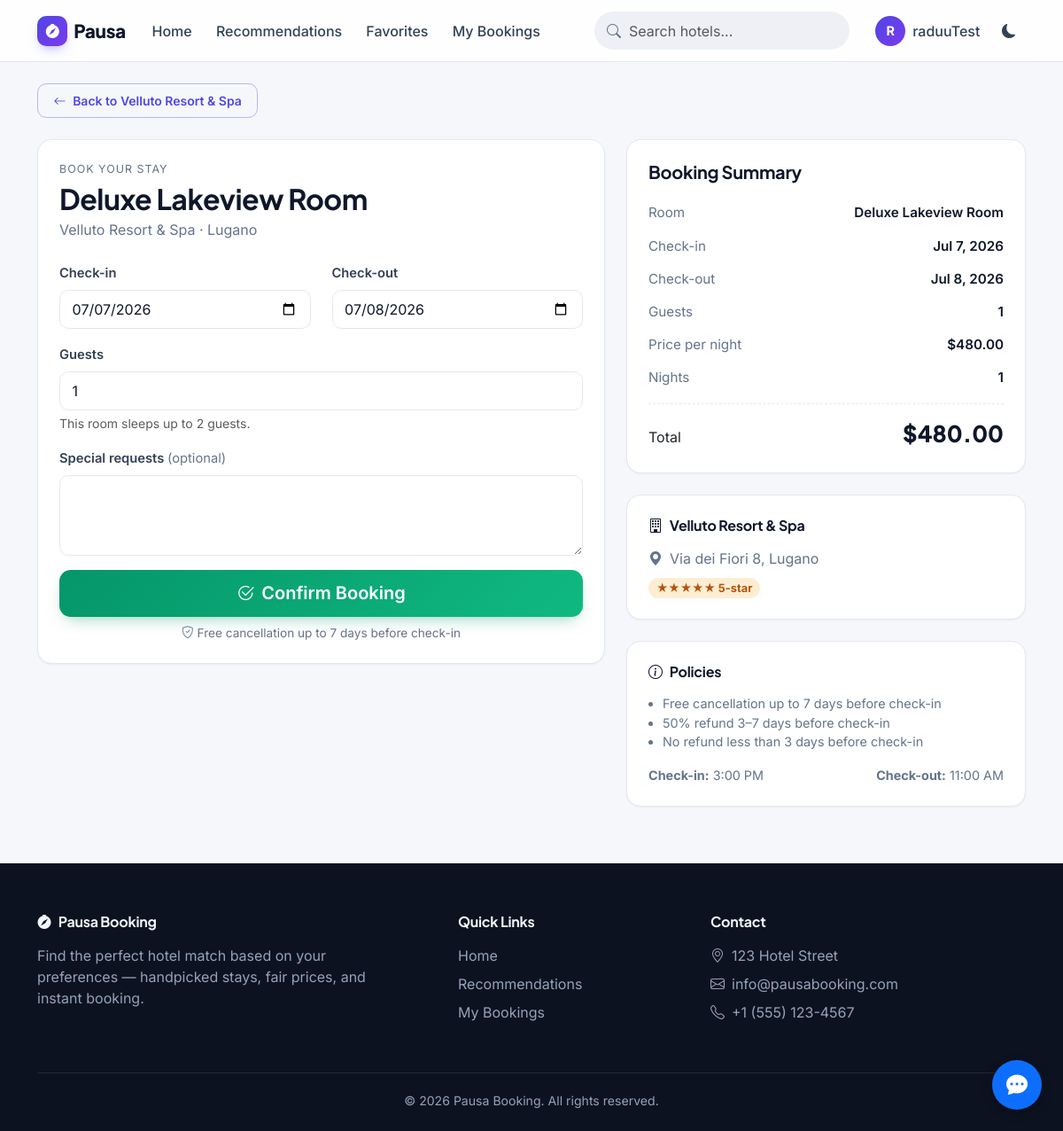
The page /bookings/bookings/room/1/ (signed in) on the database its author committed.
### accounts/models.py (models this page shows, shortened)
class User(AbstractUser):
    phone_number = models.CharField(max_length=15, blank=True)
    profile_picture = models.ImageField(upload_to='profile_pics/', blank=True, null=True)

### hotels/models.py (models this page shows, shortened)
class Hotel(models.Model):
    name = models.CharField(max_length=200)
    description = models.TextField()
    address = models.CharField(max_length=255)
    city = models.CharField(max_length=100)
    district = models.CharField(max_length=100, blank=True)
    star_rating = models.PositiveSmallIntegerField(default=3)
    image = models.ImageField(upload_to='hotel_images/', blank=True, null=True)
    is_pet_friendly = models.BooleanField(default=False)
    is_family_friendly = models.BooleanField(default=False)
    latitude = models.FloatField(null=True, blank=True)
    longitude = models.FloatField(null=True, blank=True)
    created_at = models.DateTimeField(auto_now_add=True)
    updated_at = models.DateTimeField(auto_now=True)

class Room(models.Model):
    hotel = models.ForeignKey(Hotel, on_delete=models.CASCADE, related_name='rooms')
    name = models.CharField(max_length=100)
    description = models.TextField()
    price = models.DecimalField(max_digits=10, decimal_places=2)
    capacity = models.PositiveSmallIntegerField(default=2)
    is_available = models.BooleanField(default=True)

### bookings/views.py (the view)
# urls.py: path('bookings/room/<int:room_id>/', views.create_booking, name='create_booking'),
@login_required
def create_booking(request, room_id):
    room = get_object_or_404(Room, id=room_id)
    hotel = room.hotel
    if request.method == 'POST':
        data = request.POST.copy()
        if 'check_in' in data and 'check_in_date' not in data:
            data['check_in_date'] = data['check_in']
        if 'check_out' in data and 'check_out_date' not in data:
            data['check_out_date'] = data['check_out']
        form = BookingForm(data)
        if form.is_valid():
            try:
                booking = Booking()
                booking.user = request.user
                booking.room = room
                booking.check_in_date = form.cleaned_data['check_in_date']
                booking.check_out_date = form.cleaned_data['check_out_date']
                booking.guests = form.cleaned_data['guests']
                booking.special_requests = form.cleaned_data.get('special_requests', '')
                nights = (booking.check_out_date - booking.check_in_date).days
                booking.total_price = room.price * nights
                booking.save()
                email_sent = send_booking_confirmation_email(booking, request)
                if email_sent:
                    messages.success(request, f"Booking created! A confirmation email was sent to {request.user.email}.")
                else:
                    messages.success(request, "Your booking has been created successfully!")
                return redirect('booking_detail', booking_id=booking.id)
            except ValidationError as e:
                if hasattr(e, 'message_dict'):
                    for field, errors in e.message_dict.items():
                        for error in errors:
                            form.add_error(field if field else None, error)
                else:
                    form.add_error(None, str(e))
            except Exception as e:
                form.add_error(None, f"An unexpected error occurred: {str(e)}")
    else:
        def parse_date(value):
            try:
                return datetime.strptime(value, '%Y-%m-%d').date()
            except (TypeError, ValueError):
                return None
        initial_data = {}
        check_in = parse_date(request.GET.get('check_in'))
        check_out = parse_date(request.GET.get('check_out'))
        guests = request.GET.get('guests', 1)
        if check_in:
            initial_data['check_in_date'] = check_in
        if check_out:
            initial_data['check_out_date'] = check_out
        if guests:
            initial_data['guests'] = guests
        form = BookingForm(initial=initial_data)
    context = {
        'form': form,
        'room': room,
        'hotel': hotel,
    }
    return render(request, 'booking/booking_form.html', context)

### bookings/forms.py (shortened to what this page needs)
class BookingForm(forms.ModelForm):
    class Meta:
        model = Booking
        fields = ['check_in_date', 'check_out_date', 'guests', 'special_requests']
        widgets = {
            'check_in_date': DateInput(attrs={'class': 'form-control'}),
            'check_out_date': DateInput(attrs={'class': 'form-control'}),
            'guests': forms.NumberInput(attrs={'class': 'form-control', 'min': '1'}),
            'special_requests': forms.Textarea(attrs={'class': 'form-control', 'rows': '3'}),
        }

### templates/booking/booking_form.html (shortened to what this page needs)
{% extends 'base.html' %}
{% block content %}
<div class="mb-4">
    <a href="{% url 'hotel_detail' room.hotel.id %}" class="btn btn-outline-primary btn-sm">
        <i class="bi bi-arrow-left me-1"></i> Back to {{ hotel.name }}
    </a>
</div>
<div class="row g-4">
    <div class="col-lg-7">
        <div class="card">
            <div class="card-body p-4">
                <p class="text-muted mb-1 text-uppercase" style="font-size: .78rem; letter-spacing: .08em;">Book your stay</p>
                <h2 class="mb-1">{{ room.name }}</h2>
                <p class="text-muted mb-4">{{ hotel.name }} &middot; {{ hotel.city }}</p>
                <form method="post" id="booking-form" novalidate>
                    <div class="row">
                        <div class="col-md-6 mb-3 {% if form.check_in_date.errors %}field-error{% endif %}">
                            <label for="{{ form.check_in_date.id_for_label }}" class="form-label">Check-in</label>
                            {{ form.check_in_date }}
                        </div>
                        <div class="col-md-6 mb-3 {% if form.check_out_date.errors %}field-error{% endif %}">
                            <label for="{{ form.check_out_date.id_for_label }}" class="form-label">Check-out</label>
                            {{ form.check_out_date }}
                        </div>
                    </div>
                    <div class="mb-3 {% if form.guests.errors %}field-error{% endif %}">
                        <label for="{{ form.guests.id_for_label }}" class="form-label">Guests</label>
                        {{ form.guests }}
                        <div class="form-text">This room sleeps up to {{ room.capacity }} guest{{ room.capacity|pluralize }}.</div>
                    </div>
                    <div class="mb-3 {% if form.special_requests.errors %}field-error{% endif %}">
                        <label for="{{ form.special_requests.id_for_label }}" class="form-label">Special requests <span class="text-muted fw-normal">(optional)</span></label>
                        {{ form.special_requests }}
                    </div>
                    <div class="d-grid">
                        <button type="submit" id="confirm-btn" class="btn btn-success btn-lg">
                            <i class="bi bi-check2-circle me-2"></i>Confirm Booking
                        </button>
                    </div>
                    <p class="text-muted text-center mt-2 mb-0" style="font-size: .85rem;">
                        <i class="bi bi-shield-check me-1"></i>Free cancellation up to 7 days before check-in
                    </p>
                </form>
            </div>
        </div>
    </div>
    <div class="col-lg-5">
        <div class="summary-sticky">
            <div class="card mb-4">
                <div class="card-body p-4">
                    <h5 class="mb-3">Booking Summary</h5>
                    <div class="summary-row">
                        <span class="label">Room</span>
                        <span class="value">{{ room.name }}</span>
                    </div>
                    <div class="summary-row">
                        <span class="label">Check-in</span>
                        <span class="value" id="check-in-display">&ndash;</span>
                    </div>
                    <div class="summary-row">
                        <span class="label">Check-out</span>
                        <span class="value" id="check-out-display">&ndash;</span>
                    </div>
                    <div class="summary-row">
                        <span class="label">Guests</span>
                        <span class="value" id="guest-count">1</span>
                    </div>
                    <div class="summary-row">
                        <span class="label">Price per night</span>
                        <span class="value">${{ room.price|floatformat:2 }}</span>
                    </div>
                    <div class="summary-row">
                        <span class="label">Nights</span>
                        <span class="value" id="nights-count">&ndash;</span>
                    </div>
                    <div class="summary-total">
                        <span class="label">Total</span>
                        <span class="total-amount">$<span id="total-price">&ndash;</span></span>
                    </div>
                </div>
            </div>
            <div class="card mb-4">
                <div class="card-body p-4">
                    <h6 class="mb-3"><i class="bi bi-building me-2"></i>{{ hotel.name }}</h6>
                    <p class="text-muted mb-2"><i class="bi bi-geo-alt-fill me-2"></i>{{ hotel.address }}, {{ hotel.city }}</p>
                    <span class="star-badge">
                        {% for i in "12345" %}{% if forloop.counter <= hotel.star_rating %}★{% endif %}{% endfor %}
                        {{ hotel.star_rating }}-star
                    </span>
                </div>
            </div>
            <div class="card">
                <div class="card-body p-4">
                    <h6 class="mb-3"><i class="bi bi-info-circle me-2"></i>Policies</h6>
                    <ul class="text-muted mb-3 ps-3" style="font-size: .9rem;">
                        <li>Free cancellation up to 7 days before check-in</li>
                        <li>50% refund 3&ndash;7 days before check-in</li>
                        <li>No refund less than 3 days before check-in</li>
                    </ul>
                    <div class="d-flex justify-content-between text-muted" style="font-size: .9rem;">
                        <span><strong>Check-in:</strong> 3:00 PM</span>
                        <span><strong>Check-out:</strong> 11:00 AM</span>
                    </div>
                </div>
            </div>
        </div>
    </div>
</div>
{% endblock %}

### templates/base.html (shortened to what this page needs)
<!DOCTYPE html>
<html lang="en" data-theme="light" data-bs-theme="light">
<head>
    <link href="https://cdn.jsdelivr.net/npm/bootstrap@5.3.3/dist/css/bootstrap.min.css" rel="stylesheet">
    <link rel="stylesheet" href="https://cdn.jsdelivr.net/npm/bootstrap-icons@1.11.3/font/bootstrap-icons.css">
    <link rel="stylesheet" href="https://cdnjs.cloudflare.com/ajax/libs/font-awesome/6.5.1/css/all.min.css">
    <link rel="stylesheet" href="https://unpkg.com/leaflet@1.9.4/dist/leaflet.css"
/>
    <link rel="stylesheet" href="/static/css/app.css">
</head>
<body class="{% if user.is_authenticated %}user-logged-in{% endif %}">
    <nav class="navbar navbar-expand-lg app-navbar sticky-top">
        <div class="container">
            <a class="navbar-brand" href="{% url 'home' %}">
                <span class="brand-mark"><i class="bi bi-compass-fill"></i></span>
                Pausa
            </a>
            <div class="d-flex align-items-center order-lg-3 gap-2">
                <div class="theme-toggle-btn" title="Toggle dark/light mode">
                    <i class="bi bi-moon-fill theme-dark-icon"></i>
                </div>
            </div>
            <div class="collapse navbar-collapse order-lg-2" id="navbarNav">
                <ul class="navbar-nav me-auto mt-2 mt-lg-0">
                    <li class="nav-item">
                        <a class="nav-link {% if request.resolver_match.url_name == 'home' or request.resolver_match.url_name == 'hotel_list' %}active{% endif %}" href="{% url 'home' %}">Home</a>
                    </li>
                    {% if user.is_authenticated %}
                    <li class="nav-item">
                        <a class="nav-link {% if request.resolver_match.url_name == 'hotel_recommendations' %}active{% endif %}" href="{% url 'hotel_recommendations' %}">Recommendations</a>
                    </li>
                    <li class="nav-item">
                        <a class="nav-link {% if request.resolver_match.url_name == 'favorites' %}active{% endif %}" href="{% url 'favorites' %}">Favorites</a>
                    </li>
                    <li class="nav-item">
                        <a class="nav-link {% if request.resolver_match.url_name == 'booking_list' %}active{% endif %}" href="{% url 'booking_list' %}">My Bookings</a>
                    </li>
                    {% endif %}
                </ul>
                <form class="nav-search d-flex me-lg-3 my-2 my-lg-0" action="{% url 'search_hotels' %}" method="get">
                    <input class="form-control" type="search" name="q" placeholder="Search hotels...">
                </form>
                <ul class="navbar-nav">
                    {% if user.is_authenticated %}
                    <li class="nav-item dropdown">
                        <a class="nav-link d-flex align-items-center gap-2" href="#" id="navbarDropdown" role="button" data-bs-toggle="dropdown">
                            <span class="avatar-chip">{{ user.username|slice:":1" }}</span>
                            <span class="d-lg-none d-xl-inline">{{ user.username }}</span>
                        </a>
                    </li>
                    {% endif %}
                </ul>
            </div>
        </div>
    </nav>
    <div class="container mt-4 mb-5">
        {% block content %}{% endblock %}
    </div>
    <footer class="app-footer">
        <div class="container">
            <div class="row g-4">
                <div class="col-md-5">
                    <h5><i class="bi bi-compass-fill me-2"></i>Pausa Booking</h5>
                    <p class="mb-0 pe-md-5">Find the perfect hotel match based on your preferences — handpicked stays, fair prices, and instant booking.</p>
                </div>
                <div class="col-md-3 col-6">
                    <h6>Quick Links</h6>
                    <ul class="list-unstyled d-grid gap-2">
                        <li><a href="{% url 'home' %}">Home</a></li>
                        {% if user.is_authenticated %}
                        <li><a href="{% url 'hotel_recommendations' %}">Recommendations</a></li>
                        <li><a href="{% url 'booking_list' %}">My Bookings</a></li>
                        {% else %}
                        <li><a href="{% url 'login' %}">Login</a></li>
                        <li><a href="{% url 'signup' %}">Sign Up</a></li>
                        {% endif %}
                    </ul>
                </div>
                <div class="col-md-4 col-6">
                    <h6>Contact</h6>
                    <ul class="list-unstyled d-grid gap-2">
                        <li><i class="bi bi-geo-alt me-2"></i>123 Hotel Street</li>
                        <li><i class="bi bi-envelope me-2"></i><a href="mailto:info@pausabooking.com">info@pausabooking.com</a></li>
                        <li><i class="bi bi-telephone me-2"></i>+1 (555) 123-4567</li>
                    </ul>
                </div>
            </div>
            <div class="footer-bottom text-center">
                &copy; {% now "Y" %} Pausa Booking. All rights reserved.
            </div>
        </div>
    </footer>
    {% include 'chatbot/widget.html' %}
</body>
</html>

### rows shown on the page
User: username "R", username "raduuTest"
Hotel: name "Velluto Resort & Spa", city "Lugano", address "Via dei Fiori 8", star_rating "5"
Room: name "Deluxe Lakeview Room", capacity "2", price "480.00"
